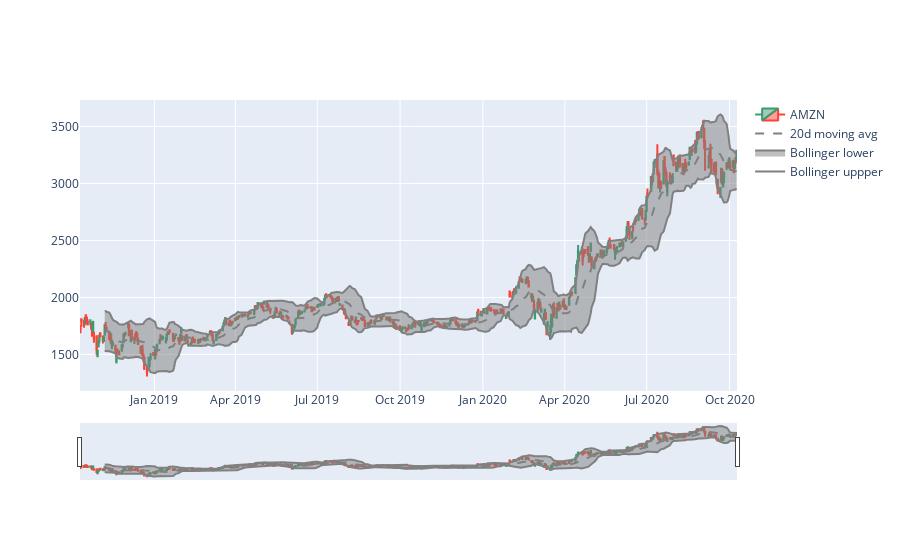
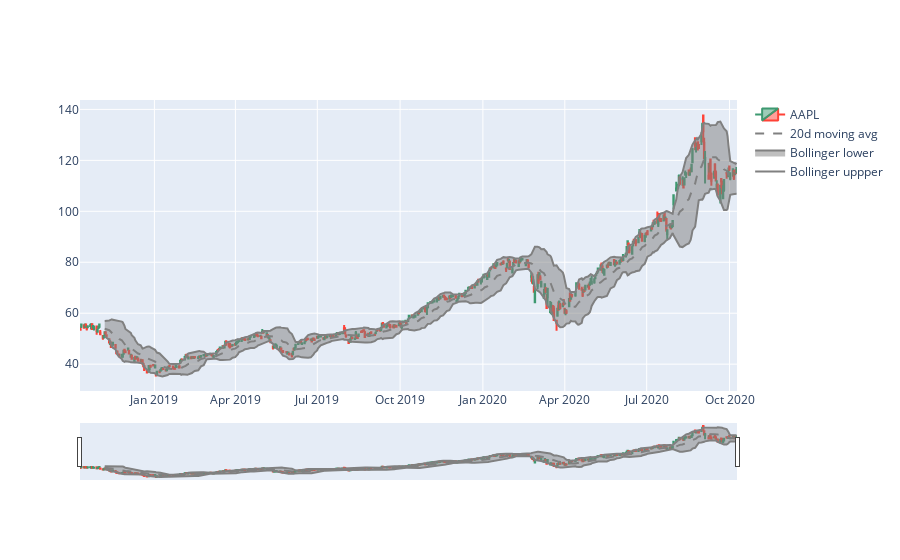
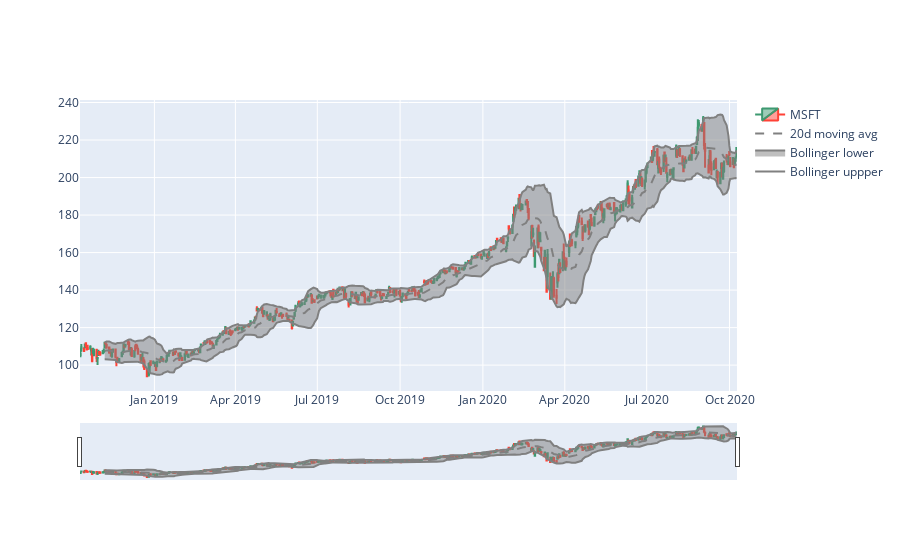
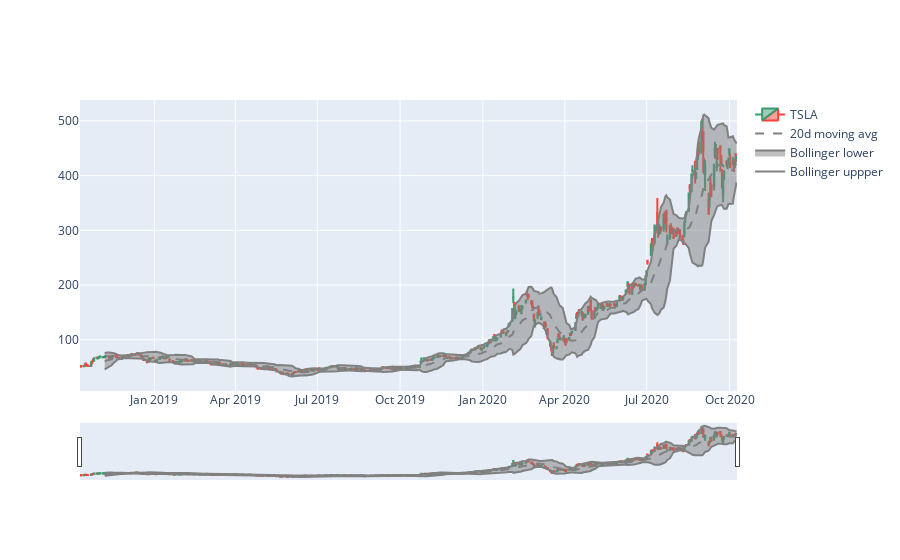

Notebook code cell kept with these figures, in order:
### Code cell
stocks = ['AMZN','AAPL','MSFT','TSLA']
#Oct 9, 2020
end_date = 1602277200 
#Oct 9, 2018
start_date = end_date-2*365*24*3600 
for stock in stocks:
    fig = bollinger(stock,start_date,end_date)
    fig.show()

### Figure 1 — Plotly figure (JSON) as saved in the notebook; plotly's stock layout.template omitted (floating-point values rounded to 4 significant figures; data arrays with more than 128 entries replaced by an {"elided": "..."} marker saying what was removed)
{"data": [{"line": {"color": "gray"}, "name": "Bollinger uppper", "type": "scatter", "x": {"elided": "503 str values"}, "y": {"elided": "503 float values"}}, {"fill": "tonexty", "line": {"color": "gray"}, "name": "Bollinger lower", "type": "scatter", "x": {"elided": "503 str values"}, "y": {"elided": "503 float values"}}, {"line": {"color": "gray", "dash": "dash"}, "name": "20d moving avg", "type": "scatter", "x": {"elided": "503 str values"}, "y": {"elided": "503 float values"}}, {"close": {"elided": "503 float values"}, "high": {"elided": "503 float values"}, "low": {"elided": "503 float values"}, "name": "AMZN", "open": {"elided": "503 float values"}, "type": "candlestick", "x": {"elided": "503 str values"}}], "layout": {"yaxis": {"fixedrange": false}}}

### Figure 2 — Plotly figure (JSON) as saved in the notebook; plotly's stock layout.template omitted (floating-point values rounded to 4 significant figures; data arrays with more than 128 entries replaced by an {"elided": "..."} marker saying what was removed)
{"data": [{"line": {"color": "gray"}, "name": "Bollinger uppper", "type": "scatter", "x": {"elided": "503 str values"}, "y": {"elided": "503 float values"}}, {"fill": "tonexty", "line": {"color": "gray"}, "name": "Bollinger lower", "type": "scatter", "x": {"elided": "503 str values"}, "y": {"elided": "503 float values"}}, {"line": {"color": "gray", "dash": "dash"}, "name": "20d moving avg", "type": "scatter", "x": {"elided": "503 str values"}, "y": {"elided": "503 float values"}}, {"close": {"elided": "503 float values"}, "high": {"elided": "503 float values"}, "low": {"elided": "503 float values"}, "name": "AAPL", "open": {"elided": "503 float values"}, "type": "candlestick", "x": {"elided": "503 str values"}}], "layout": {"yaxis": {"fixedrange": false}}}

### Figure 3 — Plotly figure (JSON) as saved in the notebook; plotly's stock layout.template omitted (floating-point values rounded to 4 significant figures; data arrays with more than 128 entries replaced by an {"elided": "..."} marker saying what was removed)
{"data": [{"line": {"color": "gray"}, "name": "Bollinger uppper", "type": "scatter", "x": {"elided": "503 str values"}, "y": {"elided": "503 float values"}}, {"fill": "tonexty", "line": {"color": "gray"}, "name": "Bollinger lower", "type": "scatter", "x": {"elided": "503 str values"}, "y": {"elided": "503 float values"}}, {"line": {"color": "gray", "dash": "dash"}, "name": "20d moving avg", "type": "scatter", "x": {"elided": "503 str values"}, "y": {"elided": "503 float values"}}, {"close": {"elided": "503 float values"}, "high": {"elided": "503 float values"}, "low": {"elided": "503 float values"}, "name": "MSFT", "open": {"elided": "503 float values"}, "type": "candlestick", "x": {"elided": "503 str values"}}], "layout": {"yaxis": {"fixedrange": false}}}

### Figure 4 — Plotly figure (JSON) as saved in the notebook; plotly's stock layout.template omitted (floating-point values rounded to 4 significant figures; data arrays with more than 128 entries replaced by an {"elided": "..."} marker saying what was removed)
{"data": [{"line": {"color": "gray"}, "name": "Bollinger uppper", "type": "scatter", "x": {"elided": "503 str values"}, "y": {"elided": "503 float values"}}, {"fill": "tonexty", "line": {"color": "gray"}, "name": "Bollinger lower", "type": "scatter", "x": {"elided": "503 str values"}, "y": {"elided": "503 float values"}}, {"line": {"color": "gray", "dash": "dash"}, "name": "20d moving avg", "type": "scatter", "x": {"elided": "503 str values"}, "y": {"elided": "503 float values"}}, {"close": {"elided": "503 float values"}, "high": {"elided": "503 float values"}, "low": {"elided": "503 float values"}, "name": "TSLA", "open": {"elided": "503 float values"}, "type": "candlestick", "x": {"elided": "503 str values"}}], "layout": {"yaxis": {"fixedrange": false}}}
